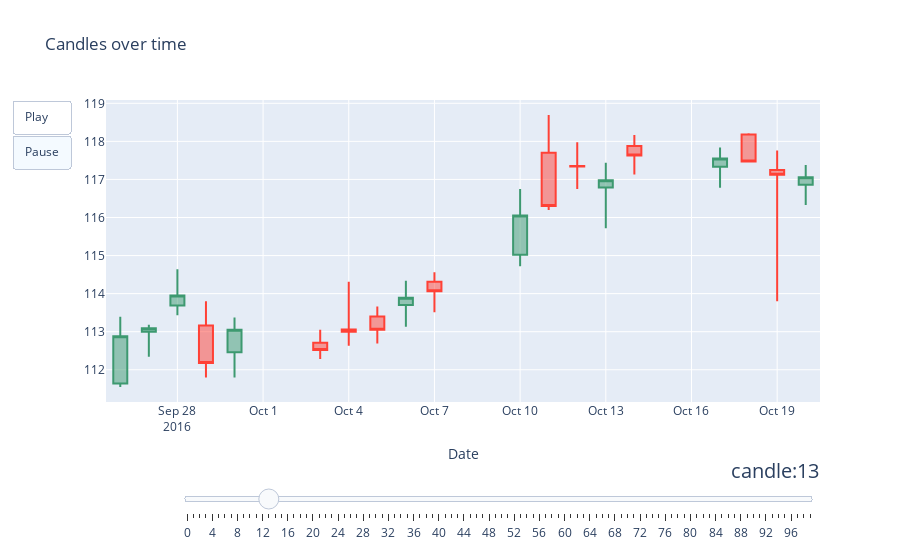

Here is the notebook cell this chart was saved with:
### Code cell
# My Art! we define some variables in order to make the code undertandable

play_button = {
    "args": [
        None, 
        {
            "frame": {"duration": 300, "redraw": True},
            "fromcurrent": True, 
            "transition": {"duration": 100,"easing": "quadratic-in-out"}
        }
    ],
    "label": "Play",
    "method": "animate"
}

pause_button = {
    "args": [
        [None], 
        {
            "frame": {"duration": 0, "redraw": False},
            "mode": "immediate",
            "transition": {"duration": 0}
        }
    ],
    "label": "Pause",
    "method": "animate"
}

sliders_steps = [
    {"args": [
        [0, i], # 0, in order to reset the image, i in order to plot frame i
        {"frame": {"duration": 300, "redraw": True},
         "mode": "immediate",
         "transition": {"duration": 300}}
    ],
    "label": i,
    "method": "animate"}
    for i in range(len(raw_candles))      
]

sliders_dict = {
    "active": 0,
    "yanchor": "top",
    "xanchor": "left",
    "currentvalue": {
        "font": {"size": 20},
        "prefix": "candle:",
        "visible": True,
        "xanchor": "right"
    },
    "transition": {"duration": 300, "easing": "cubic-in-out"},
    "pad": {"b": 10, "t": 50},
    "len": 0.9,
    "x": 0.1,
    "y": 0,
    "steps": sliders_steps,
}

initial_plot = go.Candlestick(
    x=raw_candles.index, 
    open=raw_candles.open, 
    high=raw_candles.high, 
    low=raw_candles.low, 
    close=raw_candles.close
)

first_i_candles = lambda i: go.Candlestick(
    x=raw_candles.index, 
    open=raw_candles.open[:i], 
    high=raw_candles.high[:i], 
    low=raw_candles.low[:i], 
    close=raw_candles.close[:i]
)

fig = go.Figure(
    data=[initial_plot],
    layout=go.Layout(
        xaxis=dict(title='Date', rangeslider=dict(visible=False)),
        title="Candles over time",
        updatemenus= [dict(type="buttons", buttons=[play_button, pause_button])],
        sliders = [sliders_dict]
    ),
    frames=[
        go.Frame(data=[first_i_candles(i)], name=f"{i}") # name, I imagine, is used to bind to frame i :) 
        for i in range(len(raw_candles))
    ]
)

fig.show()

### Figure 1 — Plotly figure (JSON) as saved in the notebook; plotly's stock layout.template omitted (floating-point values rounded to 4 significant figures)
{"data": [{"close": [112.9, 113.1, 113.9, 112.2, 113.1, 112.5, 113, 113.1, 113.9, 114.1, 116.1, 116.3, 117.3, 117.0, 117.6, 117.6, 117.5, 117.1, 117.1], "high": [113.4, 113.2, 114.6, 113.8, 113.4, 113.1, 114.3, 113.7, 114.3, 114.6, 116.8, 118.7, 118.0, 117.4, 118.2, 117.8, 118.2, 117.8, 117.4], "low": [111.6, 112.3, 113.4, 111.8, 111.8, 112.3, 112.6, 112.7, 113.1, 113.5, 114.7, 116.2, 116.8, 115.7, 117.1, 116.8, 117.4, 113.8, 116.3], "open": [111.6, 113, 113.7, 113.2, 112.5, 112.7, 113.1, 113.4, 113.7, 114.3, 115.0, 117.7, 117.3, 116.8, 117.9, 117.3, 118.2, 117.2, 116.9], "type": "candlestick", "x": ["2016-09-26", "2016-09-27", "2016-09-28", "2016-09-29", "2016-09-30", "2016-10-03", "2016-10-04", "2016-10-05", "2016-10-06", "2016-10-07", "2016-10-10", "2016-10-11", "2016-10-12", "2016-10-13", "2016-10-14", "2016-10-17", "2016-10-18", "2016-10-19", "2016-10-20", "2016-10-21", "2016-10-24", "2016-10-25", "2016-10-26", "2016-10-27", "2016-10-28", "2016-10-31", "2016-11-01", "2016-11-02", "2016-11-03", "2016-11-04", "2016-11-07", "2016-11-08", "2016-11-09", "2016-11-10", "2016-11-11", "2016-11-14", "2016-11-15", "2016-11-16", "2016-11-17", "2016-11-18", "2016-11-21", "2016-11-22", "2016-11-23", "2016-11-25", "2016-11-28", "2016-11-29", "2016-11-30", "2016-12-01", "2016-12-02", "2016-12-05", "2016-12-06", "2016-12-07", "2016-12-08", "2016-12-09", "2016-12-12", "2016-12-13", "2016-12-14", "2016-12-15", "2016-12-16", "2016-12-19", "2016-12-20", "2016-12-21", "2016-12-22", "2016-12-23", "2016-12-27", "2016-12-28", "2016-12-29", "2016-12-30", "2017-01-03", "2017-01-04", "2017-01-05", "2017-01-06", "2017-01-09", "2017-01-10", "2017-01-11", "2017-01-12", "2017-01-13", "2017-01-17", "2017-01-18", "2017-01-19", "2017-01-20", "2017-01-23", "2017-01-24", "2017-01-25", "2017-01-26", "2017-01-27", "2017-01-30", "2017-01-31", "2017-02-01", "2017-02-02", "2017-02-03", "2017-02-06", "2017-02-07", "2017-02-08", "2017-02-09", "2017-02-10", "2017-02-13", "2017-02-14", "2017-02-15", "2017-02-16"]}], "layout": {"autosize": true, "sliders": [{"active": 13, "currentvalue": {"font": {"size": 20}, "prefix": "candle:", "visible": true, "xanchor": "right"}, "len": 0.9, "pad": {"b": 10, "t": 50}, "steps": [{"args": [[0, 0], {"frame": {"duration": 300, "redraw": true}, "mode": "immediate", "transition": {"duration": 300}}], "label": "0", "method": "animate"}, {"args": [[0, 1], {"frame": {"duration": 300, "redraw": true}, "mode": "immediate", "transition": {"duration": 300}}], "label": "1", "method": "animate"}, {"args": [[0, 2], {"frame": {"duration": 300, "redraw": true}, "mode": "immediate", "transition": {"duration": 300}}], "label": "2", "method": "animate"}, {"args": [[0, 3], {"frame": {"duration": 300, "redraw": true}, "mode": "immediate", "transition": {"duration": 300}}], "label": "3", "method": "animate"}, {"args": [[0, 4], {"frame": {"duration": 300, "redraw": true}, "mode": "immediate", "transition": {"duration": 300}}], "label": "4", "method": "animate"}, {"args": [[0, 5], {"frame": {"duration": 300, "redraw": true}, "mode": "immediate", "transition": {"duration": 300}}], "label": "5", "method": "animate"}, {"args": [[0, 6], {"frame": {"duration": 300, "redraw": true}, "mode": "immediate", "transition": {"duration": 300}}], "label": "6", "method": "animate"}, {"args": [[0, 7], {"frame": {"duration": 300, "redraw": true}, "mode": "immediate", "transition": {"duration": 300}}], "label": "7", "method": "animate"}, {"args": [[0, 8], {"frame": {"duration": 300, "redraw": true}, "mode": "immediate", "transition": {"duration": 300}}], "label": "8", "method": "animate"}, {"args": [[0, 9], {"frame": {"duration": 300, "redraw": true}, "mode": "immediate", "transition": {"duration": 300}}], "label": "9", "method": "animate"}, {"args": [[0, 10], {"frame": {"duration": 300, "redraw": true}, "mode": "immediate", "transition": {"duration": 300}}], "label": "10", "method": "animate"}, {"args": [[0, 11], {"frame": {"duration": 300, "redraw": true}, "mode": "immediate", "transition": {"duration": 300}}], "label": "11", "method": "animate"}, {"args": [[0, 12], {"frame": {"duration": 300, "redraw": true}, "mode": "immediate", "transition": {"duration": 300}}], "label": "12", "method": "animate"}, {"args": [[0, 13], {"frame": {"duration": 300, "redraw": true}, "mode": "immediate", "transition": {"duration": 300}}], "label": "13", "method": "animate"}, {"args": [[0, 14], {"frame": {"duration": 300, "redraw": true}, "mode": "immediate", "transition": {"duration": 300}}], "label": "14", "method": "animate"}, {"args": [[0, 15], {"frame": {"duration": 300, "redraw": true}, "mode": "immediate", "transition": {"duration": 300}}], "label": "15", "method": "animate"}, {"args": [[0, 16], {"frame": {"duration": 300, "redraw": true}, "mode": "immediate", "transition": {"duration": 300}}], "label": "16", "method": "animate"}, {"args": [[0, 17], {"frame": {"duration": 300, "redraw": true}, "mode": "immediate", "transition": {"duration": 300}}], "label": "17", "method": "animate"}, {"args": [[0, 18], {"frame": {"duration": 300, "redraw": true}, "mode": "immediate", "transition": {"duration": 300}}], "label": "18", "method": "animate"}, {"args": [[0, 19], {"frame": {"duration": 300, "redraw": true}, "mode": "immediate", "transition": {"duration": 300}}], "label": "19", "method": "animate"}, {"args": [[0, 20], {"frame": {"duration": 300, "redraw": true}, "mode": "immediate", "transition": {"duration": 300}}], "label": "20", "method": "animate"}, {"args": [[0, 21], {"frame": {"duration": 300, "redraw": true}, "mode": "immediate", "transition": {"duration": 300}}], "label": "21", "method": "animate"}, {"args": [[0, 22], {"frame": {"duration": 300, "redraw": true}, "mode": "immediate", "transition": {"duration": 300}}], "label": "22", "method": "animate"}, {"args": [[0, 23], {"frame": {"duration": 300, "redraw": true}, "mode": "immediate", "transition": {"duration": 300}}], "label": "23", "method": "animate"}, {"args": [[0, 24], {"frame": {"duration": 300, "redraw": true}, "mode": "immediate", "transition": {"duration": 300}}], "label": "24", "method": "animate"}, {"args": [[0, 25], {"frame": {"duration": 300, "redraw": true}, "mode": "immediate", "transition": {"duration": 300}}], "label": "25", "method": "animate"}, {"args": [[0, 26], {"frame": {"duration": 300, "redraw": true}, "mode": "immediate", "transition": {"duration": 300}}], "label": "26", "method": "animate"}, {"args": [[0, 27], {"frame": {"duration": 300, "redraw": true}, "mode": "immediate", "transition": {"duration": 300}}], "label": "27", "method": "animate"}, {"args": [[0, 28], {"frame": {"duration": 300, "redraw": true}, "mode": "immediate", "transition": {"duration": 300}}], "label": "28", "method": "animate"}, {"args": [[0, 29], {"frame": {"duration": 300, "redraw": true}, "mode": "immediate", "transition": {"duration": 300}}], "label": "29", "method": "animate"}, {"args": [[0, 30], {"frame": {"duration": 300, "redraw": true}, "mode": "immediate", "transition": {"duration": 300}}], "label": "30", "method": "animate"}, {"args": [[0, 31], {"frame": {"duration": 300, "redraw": true}, "mode": "immediate", "transition": {"duration": 300}}], "label": "31", "method": "animate"}, {"args": [[0, 32], {"frame": {"duration": 300, "redraw": true}, "mode": "immediate", "transition": {"duration": 300}}], "label": "32", "method": "animate"}, {"args": [[0, 33], {"frame": {"duration": 300, "redraw": true}, "mode": "immediate", "transition": {"duration": 300}}], "label": "33", "method": "animate"}, {"args": [[0, 34], {"frame": {"duration": 300, "redraw": true}, "mode": "immediate", "transition": {"duration": 300}}], "label": "34", "method": "animate"}, {"args": [[0, 35], {"frame": {"duration": 300, "redraw": true}, "mode": "immediate", "transition": {"duration": 300}}], "label": "35", "method": "animate"}, {"args": [[0, 36], {"frame": {"duration": 300, "redraw": true}, "mode": "immediate", "transition": {"duration": 300}}], "label": "36", "method": "animate"}, {"args": [[0, 37], {"frame": {"duration": 300, "redraw": true}, "mode": "immediate", "transition": {"duration": 300}}], "label": "37", "method": "animate"}, {"args": [[0, 38], {"frame": {"duration": 300, "redraw": true}, "mode": "immediate", "transition": {"duration": 300}}], "label": "38", "method": "animate"}, {"args": [[0, 39], {"frame": {"duration": 300, "redraw": true}, "mode": "immediate", "transition": {"duration": 300}}], "label": "39", "method": "animate"}, {"args": [[0, 40], {"frame": {"duration": 300, "redraw": true}, "mode": "immediate", "transition": {"duration": 300}}], "label": "40", "method": "animate"}, {"args": [[0, 41], {"frame": {"duration": 300, "redraw": true}, "mode": "immediate", "transition": {"duration": 300}}], "label": "41", "method": "animate"}, {"args": [[0, 42], {"frame": {"duration": 300, "redraw": true}, "mode": "immediate", "transition": {"duration": 300}}], "label": "42", "method": "animate"}, {"args": [[0, 43], {"frame": {"duration": 300, "redraw": true}, "mode": "immediate", "transition": {"duration": 300}}], "label": "43", "method": "animate"}, {"args": [[0, 44], {"frame": {"duration": 300, "redraw": true}, "mode": "immediate", "transition": {"duration": 300}}], "label": "44", "method": "animate"}, {"args": [[0, 45], {"frame": {"duration": 300, "redraw": true}, "mode": "immediate", "transition": {"duration": 300}}], "label": "45", "method": "animate"}, {"args": [[0, 46], {"frame": {"duration": 300, "redraw": true}, "mode": "immediate", "transition": {"duration": 300}}], "label": "46", "method": "animate"}, {"args": [[0, 47], {"frame": {"duration": 300, "redraw": true}, "mode": "immediate", "transition": {"duration": 300}}], "label": "47", "method": "animate"}, {"args": [[0, 48], {"frame": {"duration": 300, "redraw": true}, "mode": "immediate", "transition": {"duration": 300}}], "label": "48", "method": "animate"}, {"args": [[0, 49], {"frame": {"duration": 300, "redraw": true}, "mode": "immediate", "transition": {"duration": 300}}], "label": "49", "method": "animate"}, {"args": [[0, 50], {"frame": {"duration": 300, "redraw": true}, "mode": "immediate", "transition": {"duration": 300}}], "label": "50", "method": "animate"}, {"args": [[0, 51], {"frame": {"duration": 300, "redraw": true}, "mode": "immediate", "transition": {"duration": 300}}], "label": "51", "method": "animate"}, {"args": [[0, 52], {"frame": {"duration": 300, "redraw": true}, "mode": "immediate", "transition": {"duration": 300}}], "label": "52", "method": "animate"}, {"args": [[0, 53], {"frame": {"duration": 300, "redraw": true}, "mode": "immediate", "transition": {"duration": 300}}], "label": "53", "method": "animate"}, {"args": [[0, 54], {"frame": {"duration": 300, "redraw": true}, "mode": "immediate", "transition": {"duration": 300}}], "label": "54", "method": "animate"}, {"args": [[0, 55], {"frame": {"duration": 300, "redraw": true}, "mode": "immediate", "transition": {"duration": 300}}], "label": "55", "method": "animate"}, {"args": [[0, 56], {"frame": {"duration": 300, "redraw": true}, "mode": "immediate", "transition": {"duration": 300}}], "label": "56", "method": "animate"}, {"args": [[0, 57], {"frame": {"duration": 300, "redraw": true}, "mode": "immediate", "transition": {"duration": 300}}], "label": "57", "method": "animate"}, {"args": [[0, 58], {"frame": {"duration": 300, "redraw": true}, "mode": "immediate", "transition": {"duration": 300}}], "label": "58", "method": "animate"}, {"args": [[0, 59], {"frame": {"duration": 300, "redraw": true}, "mode": "immediate", "transition": {"duration": 300}}], "label": "59", "method": "animate"}, {"args": [[0, 60], {"frame": {"duration": 300, "redraw": true}, "mode": "immediate", "transition": {"duration": 300}}], "label": "60", "method": "animate"}, {"args": [[0, 61], {"frame": {"duration": 300, "redraw": true}, "mode": "immediate", "transition": {"duration": 300}}], "label": "61", "method": "animate"}, {"args": [[0, 62], {"frame": {"duration": 300, "redraw": true}, "mode": "immediate", "transition": {"duration": 300}}], "label": "62", "method": "animate"}, {"args": [[0, 63], {"frame": {"duration": 300, "redraw": true}, "mode": "immediate", "transition": {"duration": 300}}], "label": "63", "method": "animate"}, {"args": [[0, 64], {"frame": {"duration": 300, "redraw": true}, "mode": "immediate", "transition": {"duration": 300}}], "label": "64", "method": "animate"}, {"args": [[0, 65], {"frame": {"duration": 300, "redraw": true}, "mode": "immediate", "transition": {"duration": 300}}], "label": "65", "method": "animate"}, {"args": [[0, 66], {"frame": {"duration": 300, "redraw": true}, "mode": "immediate", "transition": {"duration": 300}}], "label": "66", "method": "animate"}, {"args": [[0, 67], {"frame": {"duration": 300, "redraw": true}, "mode": "immediate", "transition": {"duration": 300}}], "label": "67", "method": "animate"}, {"args": [[0, 68], {"frame": {"duration": 300, "redraw": true}, "mode": "immediate", "transition": {"duration": 300}}], "label": "68", "method": "animate"}, {"args": [[0, 69], {"frame": {"duration": 300, "redraw": true}, "mode": "immediate", "transition": {"duration": 300}}], "label": "69", "method": "animate"}, {"args": [[0, 70], {"frame": {"duration": 300, "redraw": true}, "mode": "immediate", "transition": {"duration": 300}}], "label": "70", "method": "animate"}, {"args": [[0, 71], {"frame": {"duration": 300, "redraw": true}, "mode": "immediate", "transition": {"duration": 300}}], "label": "71", "method": "animate"}, {"args": [[0, 72], {"frame": {"duration": 300, "redraw": true}, "mode": "immediate", "transition": {"duration": 300}}], "label": "72", "method": "animate"}, {"args": [[0, 73], {"frame": {"duration": 300, "redraw": true}, "mode": "immediate", "transition": {"duration": 300}}], "label": "73", "method": "animate"}, {"args": [[0, 74], {"frame": {"duration": 300, "redraw": true}, "mode": "immediate", "transition": {"duration": 300}}], "label": "74", "method": "animate"}, {"args": [[0, 75], {"frame": {"duration": 300, "redraw": true}, "mode": "immediate", "transition": {"duration": 300}}], "label": "75", "method": "animate"}, {"args": [[0, 76], {"frame": {"duration": 300, "redraw": true}, "mode": "immediate", "transition": {"duration": 300}}], "label": "76", "method": "animate"}, {"args": [[0, 77], {"frame": {"duration": 300, "redraw": true}, "mode": "immediate", "transition": {"duration": 300}}], "label": "77", "method": "animate"}, {"args": [[0, 78], {"frame": {"duration": 300, "redraw": true}, "mode": "immediate", "transition": {"duration": 300}}], "label": "78", "method": "animate"}, {"args": [[0, 79], {"frame": {"duration": 300, "redraw": true}, "mode": "immediate", "transition": {"duration": 300}}], "label": "79", "method": "animate"}, {"args": [[0, 80], {"frame": {"duration": 300, "redraw": true}, "mode": "immediate", "transition": {"duration": 300}}], "label": "80", "method": "animate"}, {"args": [[0, 81], {"frame": {"duration": 300, "redraw": true}, "mode": "immediate", "transition": {"duration": 300}}], "label": "81", "method": "animate"}, {"args": [[0, 82], {"frame": {"duration": 300, "redraw": true}, "mode": "immediate", "transition": {"duration": 300}}], "label": "82", "method": "animate"}, {"args": [[0, 83], {"frame": {"duration": 300, "redraw": true}, "mode": "immediate", "transition": {"duration": 300}}], "label": "83", "method": "animate"}, {"args": [[0, 84], {"frame": {"duration": 300, "redraw": true}, "mode": "immediate", "transition": {"duration": 300}}], "label": "84", "method": "animate"}, {"args": [[0, 85], {"frame": {"duration": 300, "redraw": true}, "mode": "immediate", "transition": {"duration": 300}}], "label": "85", "method": "animate"}, {"args": [[0, 86], {"frame": {"duration": 300, "redraw": true}, "mode": "immediate", "transition": {"duration": 300}}], "label": "86", "method": "animate"}, {"args": [[0, 87], {"frame": {"duration": 300, "redraw": true}, "mode": "immediate", "transition": {"duration": 300}}], "label": "87", "method": "animate"}, {"args": [[0, 88], {"frame": {"duration": 300, "redraw": true}, "mode": "immediate", "transition": {"duration": 300}}], "label": "88", "method": "animate"}, {"args": [[0, 89], {"frame": {"duration": 300, "redraw": true}, "mode": "immediate", "transition": {"duration": 300}}], "label": "89", "method": "animate"}, {"args": [[0, 90], {"frame": {"duration": 300, "redraw": true}, "mode": "immediate", "transition": {"duration": 300}}], "label": "90", "method": "animate"}, {"args": [[0, 91], {"frame": {"duration": 300, "redraw": true}, "mode": "immediate", "transition": {"duration": 300}}], "label": "91", "method": "animate"}, {"args": [[0, 92], {"frame": {"duration": 300, "redraw": true}, "mode": "immediate", "transition": {"duration": 300}}], "label": "92", "method": "animate"}, {"args": [[0, 93], {"frame": {"duration": 300, "redraw": true}, "mode": "immediate", "transition": {"duration": 300}}], "label": "93", "method": "animate"}, {"args": [[0, 94], {"frame": {"duration": 300, "redraw": true}, "mode": "immediate", "transition": {"duration": 300}}], "label": "94", "method": "animate"}, {"args": [[0, 95], {"frame": {"duration": 300, "redraw": true}, "mode": "immediate", "transition": {"duration": 300}}], "label": "95", "method": "animate"}, {"args": [[0, 96], {"frame": {"duration": 300, "redraw": true}, "mode": "immediate", "transition": {"duration": 300}}], "label": "96", "method": "animate"}, {"args": [[0, 97], {"frame": {"duration": 300, "redraw": true}, "mode": "immediate", "transition": {"duration": 300}}], "label": "97", "method": "animate"}, {"args": [[0, 98], {"frame": {"duration": 300, "redraw": true}, "mode": "immediate", "transition": {"duration": 300}}], "label": "98", "method": "animate"}, {"args": [[0, 99], {"frame": {"duration": 300, "redraw": true}, "mode": "immediate", "transition": {"duration": 300}}], "label": "99", "method": "animate"}], "transition": {"duration": 300, "easing": "cubic-in-out"}, "x": 0.1, "xanchor": "left", "y": 0, "yanchor": "top"}], "title": {"text": "Candles over time"}, "updatemenus": [{"active": 1, "buttons": [{"args": [null, {"frame": {"duration": 300, "redraw": true}, "fromcurrent": true, "transition": {"duration": 100, "easing": "quadratic-in-out"}}], "label": "Play", "method": "animate"}, {"args": [[null], {"frame": {"duration": 0, "redraw": false}, "mode": "immediate", "transition": {"duration": 0}}], "label": "Pause", "method": "animate"}], "type": "buttons"}], "xaxis": {"autorange": true, "range": ["2016-09-25 12:00", "2017-02-16 12:00"], "rangeslider": {"visible": false, "yaxis": {}}, "title": {"text": "Date"}, "type": "date"}, "yaxis": {"autorange": true, "range": [102.3, 138.1]}}}
